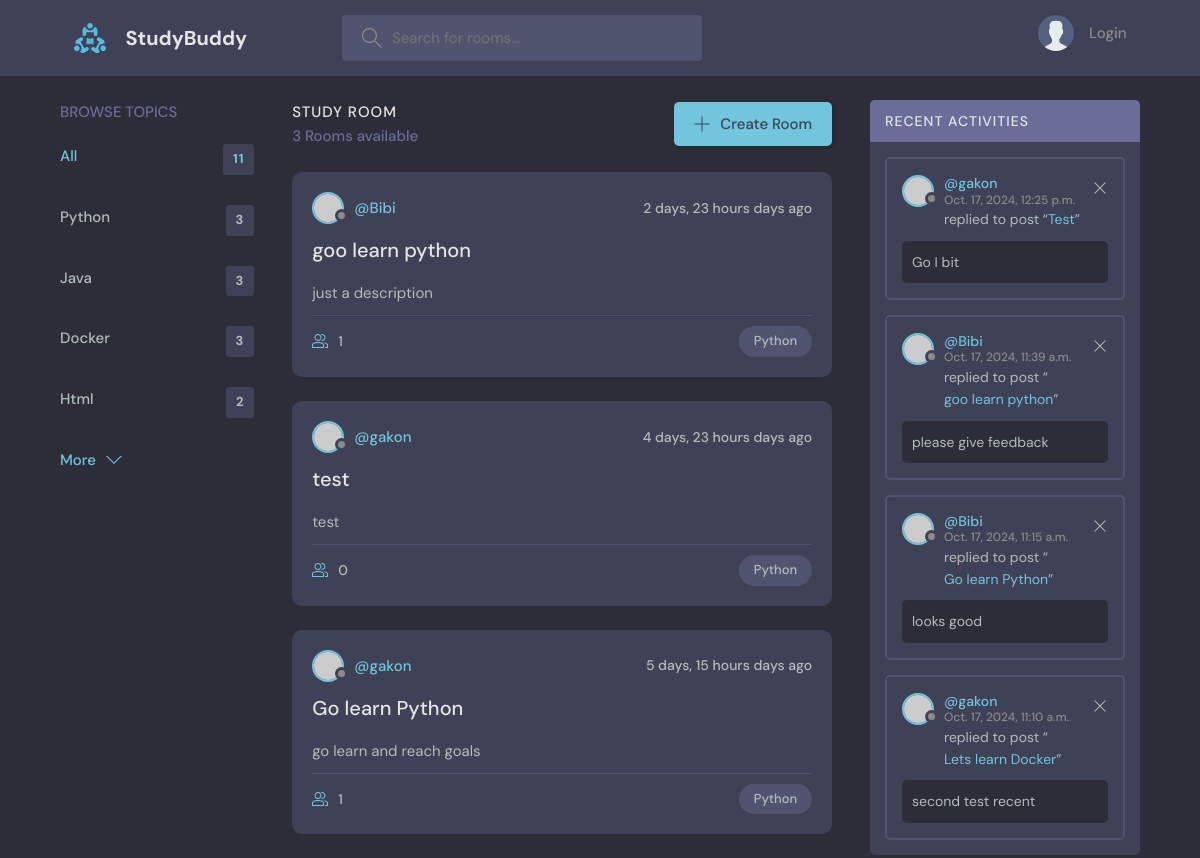
The page /Python/ on the database its author committed.
### base/models.py (models this page shows, shortened)
class Topics(models.Model):
    name = models.CharField(max_length=200)
    class Meta:
        pass
    def __str__(self):
        return self.name

class Rooms(models.Model):
    host = models.ForeignKey(User,on_delete=models.SET_NULL,null=True)
    topic = models.ForeignKey(Topics,on_delete=models.SET_NULL,null=True)
    name = models.CharField(max_length=200)
    description = models.TextField(max_length=2000)
    participants = models.ManyToManyField(
        User, related_name='participants', blank=True)
    created = models.DateTimeField(auto_now = True)
    updated = models.DateTimeField(auto_now_add=True)
    class Meta:
        ordering = ['-created']

class Message(models.Model):
    User = models.ForeignKey(User,on_delete=models.CASCADE)
    Room = models.ForeignKey(Rooms,on_delete=models.CASCADE)
    body = models.TextField(max_length=2000,null=True)
    created = models.DateTimeField(auto_now= True)
    updated = models.DateTimeField(auto_now_add=True)
    class Meta:
        ordering = ['-created']

### base/views.py (the view)
# urls.py: path('',views.home, name='home'),
def home(request,topic_room='All'):
    q = request.GET.get('q') if request.GET.get('q') != None else ''
    topics = Topics.objects.all()
    rooms_count = Rooms.objects.all().count()
    messages = Message.objects.all()[0:4]
    if topic_room == "All":
        rooms = Rooms.objects.filter(name__icontains=q)
    else:
        rooms = Rooms.objects.filter(topic__name=topic_room)
    context = {'topics':topics,
               'rooms':rooms,
               'rooms_count':rooms_count,
               'messages':messages
               }
    return render(request,'main_content.html',context)

### templates/main_content.html (shortened to what this page needs)
{% extends "main.html" %}
{%block content%}
<main class="layout layout--3">
      <div class="container">
        <div class="topics">
          <div class="topics__header">
            <h2>Browse Topics</h2>
          </div>
          <ul class="topics__list">
            <li>
              <a href="{%url 'topic-room' 'All' %}" class="active">All <span>{{rooms_count}}</span></a>
            </li>
            {%for topic in topics%}
            <li>
              <a href="{%url 'topic-room' topic.name %}">{{topic}} <span>{{topic.rooms_set.all.count}}</span></a>
            </li>
            {% endfor %}
          </ul>
          <a class="btn btn--link" href="topics.html">
            More
            <svg version="1.1" xmlns="http://www.w3.org/2000/svg" width="32" height="32" viewBox="0 0 32 32">
              <title>chevron-down</title>
              <path d="M16 21l-13-13h-3l16 16 16-16h-3l-13 13z"></path>
            </svg>
          </a>
        </div>
        <div class="roomList">
          <div class="roomList__header">
            <div>
              <h2>Study Room</h2>
              <p>{{rooms.count}} Rooms available</p>
            </div>
            <a class="btn btn--main" href="{%url 'create_room'%}">
              <svg version="1.1" xmlns="http://www.w3.org/2000/svg" width="32" height="32" viewBox="0 0 32 32">
                <title>add</title>
                <path
                  d="M16.943 0.943h-1.885v14.115h-14.115v1.885h14.115v14.115h1.885v-14.115h14.115v-1.885h-14.115v-14.115z"
                ></path>
              </svg>
              Create Room
            </a>
          </div>
          {% for room in rooms %}
          <div class="roomListRoom">
            <div class="roomListRoom__header">
              <a href="profile.html" class="roomListRoom__author">
                <div class="avatar avatar--small">
                  <img src="https://randomuser.me/api/portraits/women/11.jpg" />
                </div>
                <span>@{{room.host}}</span>
              </a>
              <div class="roomListRoom__actions">
                <span>{{room.created|timesince}} days ago</span>
              </div>
            </div>
            <div class="roomListRoom__content">
              <a href="{%url 'room' room.id%}">{{room.name}}</a>
              <p>
                {{room.description}}
              </p>
            </div>
            <div class="roomListRoom__meta">
              <a href="{%url 'room' room.id%}" class="roomListRoom__joined">
                {{room.participants.all.count}}
              </a>
              <p class="roomListRoom__topic">{{room.topic}}</p>
            </div>
          </div>
          {%endfor%}
        </div>
        <div class="activities">
          <div class="activities__header">
            <h2>Recent Activities</h2>
          </div>
          {% for message in messages %}
          <div class="activities__box">
            <div class="activities__boxHeader roomListRoom__header">
              <a href="profile.html" class="roomListRoom__author">
                <div class="avatar avatar--small">
                  <img src="https://randomuser.me/api/portraits/women/11.jpg" />
                </div>
                <p>
                  @{{message.User}}
                  <span>{{message.created}}</span>
                </p>
              </a>
              <div class="roomListRoom__actions">
                <a href="#">
                  <svg version="1.1" xmlns="http://www.w3.org/2000/svg" width="32" height="32" viewBox="0 0 32 32">
                    <title>remove</title>
                    <path
                      d="M27.314 6.019l-1.333-1.333-9.98 9.981-9.981-9.981-1.333 1.333 9.981 9.981-9.981 9.98 1.333 1.333 9.981-9.98 9.98 9.98 1.333-1.333-9.98-9.98 9.98-9.981z"
                    ></path>
                  </svg>
                </a>
              </div>
            </div>
            <div class="activities__boxContent">
              <p>replied to post “<a href="room.html">{{message.Room.name}}</a>”</p>
              <div class="activities__boxRoomContent">
                {{message.body}}
              </div>
            </div>
          </div>
          {% endfor %}
        </div>
      </div>
    </main>
{%endblock%}

### rows shown on the page
Topics: name "Python", rooms_set.all.count "3"
Topics: name "Java", rooms_set.all.count "3"
Topics: name "Docker", rooms_set.all.count "3"
Topics: name "Html", rooms_set.all.count "2"
Rooms: host "Bibi", created "2 days, 23 hours", name "goo learn python", description "just a description", participants.all.count "1", topic "Python"
Rooms: host "gakon", created "4 days, 23 hours", name "test", description "test", participants.all.count "0", topic "Python"
Rooms: host "gakon", created "5 days, 15 hours", name "Go learn Python", description "go learn and reach goals", participants.all.count "1", topic "Python"
Message: User "gakon", created "Oct. 17, 2024, 12:25 p.m.", Room.name "Test", body "Go I bit"
Message: User "Bibi", created "Oct. 17, 2024, 11:39 a.m.", Room.name "goo learn python", body "please give feedback"
Message: User "Bibi", created "Oct. 17, 2024, 11:15 a.m.", Room.name "Go learn Python", body "looks good"
Message: User "gakon", created "Oct. 17, 2024, 11:10 a.m.", Room.name "Lets learn Docker", body "second test recent"

### other values the page prints
{{ rooms_count }} "11"
{{ rooms.count }} "3"
